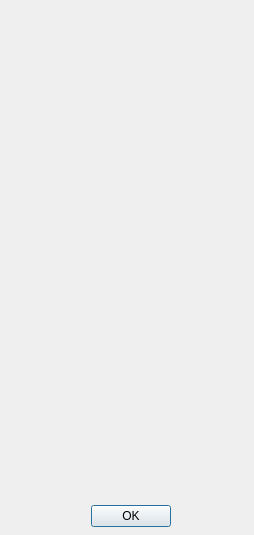
<?xml version="1.0" encoding="UTF-8"?>
<ui version="4.0">
 <class>DialogCompteur</class>
 <widget class="QDialog" name="DialogCompteur">
  <property name="geometry">
   <rect>
    <x>0</x>
    <y>0</y>
    <width>254</width>
    <height>535</height>
   </rect>
  </property>
  <property name="windowTitle">
   <string>Compteur</string>
  </property>
  <widget class="QDialogButtonBox" name="buttonBox">
   <property name="geometry">
    <rect>
     <x>70</x>
     <y>500</y>
     <width>101</width>
     <height>32</height>
    </rect>
   </property>
   <property name="orientation">
    <enum>Qt::Horizontal</enum>
   </property>
   <property name="standardButtons">
    <set>QDialogButtonBox::Ok</set>
   </property>
  </widget>
  <widget class="QLabel" name="labelCompteur">
   <property name="geometry">
    <rect>
     <x>10</x>
     <y>20</y>
     <width>231</width>
     <height>461</height>
    </rect>
   </property>
   <property name="text">
    <string/>
   </property>
  </widget>
 </widget>
 <resources/>
 <connections/>
</ui>
